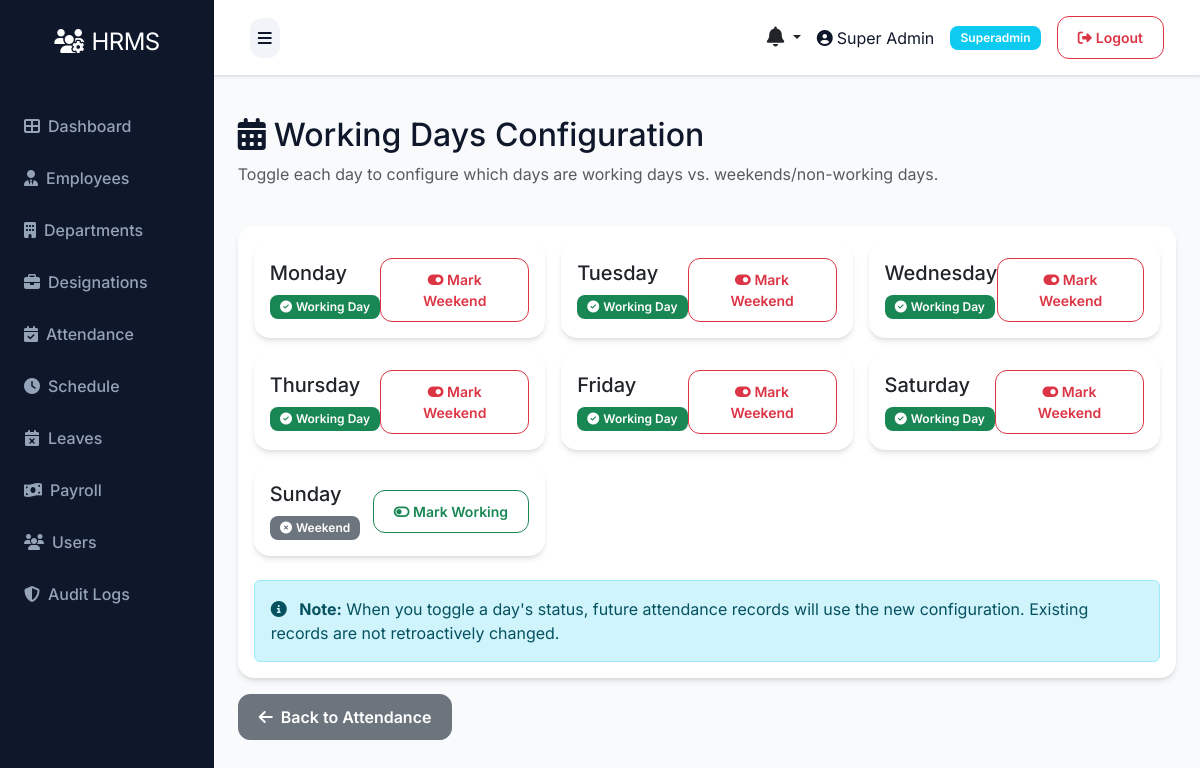
/attendance/working-days (signed in), run on an earlier commit of the app's database.
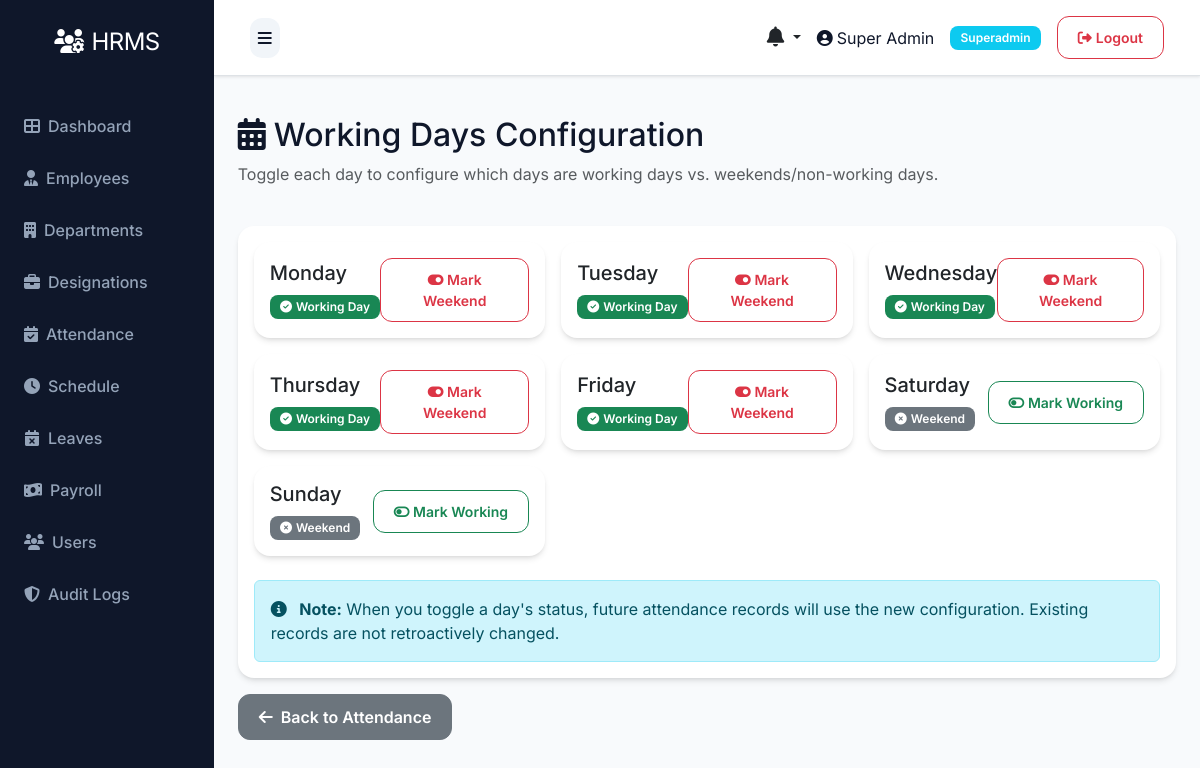
And on a later commit of the database.
### models.py (models this page shows)
class WorkingDayConfig(db.Model):
    __tablename__ = 'working_day_configs'
    id = db.Column(db.Integer, primary_key=True)
    weekday = db.Column(db.Integer, nullable=False, unique=True)  # 0-6: Mon-Sun
    day_name = db.Column(db.String(20), nullable=False)  # Monday, Tuesday, ...
    is_working_day = db.Column(db.Boolean, default=True)  # True = working day, False = weekend/non-working
    created_at = db.Column(db.DateTime, default=datetime.utcnow)
    updated_at = db.Column(db.DateTime, default=datetime.utcnow, onupdate=datetime.utcnow)

### routes/attendance.py (the view, shortened to what this page needs)
@bp.route('/working-days')
@login_required
def manage_working_days():
    if not current_user.is_authenticated or current_user.role.name not in ['superadmin', 'hr']:
        flash('Access denied', 'danger')
        return redirect(url_for('auth.login'))
    day_names = ['Monday', 'Tuesday', 'Wednesday', 'Thursday', 'Friday', 'Saturday', 'Sunday']
    configs = []
    for i in range(7):
        config = WorkingDayConfig.query.filter_by(weekday=i).first()
        configs.append(config)
    db.session.commit()
    return render_template('admin/attendance/working_days.html', configs=configs)

### app.py (called while the page is built)
@app.context_processor
def inject_now():
    return {'datetime': datetime}

@login_manager.user_loader
def load_user(user_id):
    try:
        return db.session.get(User, int(user_id))
    except Exception as e:
        app.logger.error(f'Error loading user {user_id}: {str(e)}')
        return None

@app.context_processor
def inject_user():
    pending_leaves = 0
    unread_notifications_count = 0
    recent_notifications = []
    try:
        if current_user.is_authenticated:
            if getattr(current_user, 'role', None) and current_user.role.name in ['superadmin', 'hr']:
                from models import Leave
                pending_leaves = Leave.query.filter_by(status='pending').count()
            unread_notifications_count = Notification.query.filter_by(user_id=current_user.id, is_read=False).count()
            recent_notifications = Notification.query.filter_by(user_id=current_user.id).order_by(Notification.created_at.desc()).limit(5).all()
    except Exception:
        pass
    return dict(current_user=current_user, pending_leaves=pending_leaves, unread_notifications_count=unread_notifications_count, recent_notifications=recent_notifications)

### templates/admin/attendance/working_days.html (shortened to what this page needs)
{% extends "base.html" %}
{% block content %}
<div class="row mb-4">
    <div class="col-12">
        <h2><i class="fas fa-calendar-alt me-2"></i>Working Days Configuration</h2>
        <p class="text-muted">Toggle each day to configure which days are working days vs. weekends/non-working days.</p>
    </div>
</div>
<div class="card">
    <div class="card-body">
        <div class="row g-3">
            {% for config in configs %}
            <div class="col-md-6 col-lg-4">
                <div class="card h-100 {% if config.is_working_day %}border-success{% else %}border-secondary{% endif %}">
                    <div class="card-body d-flex justify-content-between align-items-center">
                        <div>
                            <h5 class="card-title">{{ config.day_name }}</h5>
                            <p class="card-text mb-0">
                                {% if config.is_working_day %}
                                <span class="badge bg-success">
                                    <i class="fas fa-check-circle me-1"></i>Working Day
                                </span>
                                {% else %}
                                <span class="badge bg-secondary">
                                    <i class="fas fa-times-circle me-1"></i>Weekend
                                </span>
                                {% endif %}
                            </p>
                        </div>
                        <form method="post" action="{{ url_for('attendance.toggle_working_day', weekday=config.weekday) }}" style="display: inline;">
                            <button type="submit" class="btn {% if config.is_working_day %}btn-outline-danger{% else %}btn-outline-success{% endif %} btn-sm">
                                {% if config.is_working_day %}
                                <i class="fas fa-toggle-on"></i> Mark Weekend
                                {% else %}
                                <i class="fas fa-toggle-off"></i> Mark Working
                                {% endif %}
                            </button>
                        </form>
                    </div>
                </div>
            </div>
            {% endfor %}
        </div>
        <div class="alert alert-info mt-4 mb-0">
            <i class="fas fa-info-circle me-2"></i>
            <strong>Note:</strong> When you toggle a day's status, future attendance records will use the new configuration.
            Existing records are not retroactively changed.
        </div>
    </div>
</div>
<div class="mt-3">
    <a href="{{ url_for('attendance.index') }}" class="btn btn-secondary">
        <i class="fas fa-arrow-left me-2"></i>Back to Attendance
    </a>
</div>
{% endblock %}

What changed in the data, as far as the page shows it:
changed WorkingDayConfig "Saturday": is_working_day "Working Day Mark Weekend" → "Weekend Mark Working"
